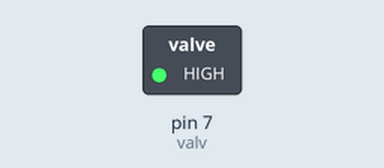
Simulated run of this sketch. Board: Arduino Uno, built with avr-gcc and run on an emulated ATmega328P. Parts: switched loads named in the sketch (green lamp = pin HIGH).

Above: at 0.1 s.
Timing chart, 0 to 1.6 s (numbered marks = the images above):
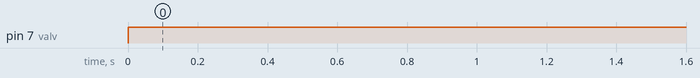

Measured:
- by itself, pin 7 (valv): LOW → HIGH at 0.00 s

The sketch:

Code.ino
```cpp
// Librerías del proyecto
#include <Wire.h>

// Declaración de las variables para el control del tiempo
float Ttotal = 1.0;
long long horas = 0.0;

// Declaración de las variables para los potenciómetros
int potRiego = A0;
int potReposo = A1;
int potTotal = A2;

// Declaración de la variable para activar la válvula
int valv = 7;


// Función set up
void setup() {

  // Declaración del comportamiento de las terminales del Arduino
  pinMode(potRiego, INPUT);
  pinMode(potReposo, INPUT);
  pinMode(potTotal, INPUT);
  pinMode(valv, OUTPUT);
}


// Ciclo loop
void loop() {

  // Valor temporal del inicio del ciclo
  unsigned long inicio = millis();

  // Verificación para determinar si aun es tiempo de riego
  if( horas < Ttotal ){

    // Lectura del tiempo de riego y conversión a segundos
    unsigned int riego = analogRead(potRiego);
    float Triego = (float(riego) * 10/1023) * 1000*60;

    // Lectura del tiempo de reposo y conversión a segundos
    unsigned int reposo = analogRead(potReposo);
    float Treposo = (float(reposo) * 60/1023) * 1000*60;

    // Lectura del tiempo total de riego y conversión a segundos
    unsigned int total = analogRead(potTotal);
    Ttotal = (float(total) * 12/1023) * 1000*3600;

    // Activación y desactivación de la válvula con base en los tiempos leídos
    digitalWrite(valv, HIGH);
    delay(Triego);
    digitalWrite(valv, LOW);
    delay(Treposo);
  }
  // Cálculo de las 24 horas del día (1000*60*60*24)
  long long diaCompleto = 86400000UL;

  // Verificación del tiempo total transcurrido
  if( horas > diaCompleto ){
    horas = 0;
  }

  delay(1000);

  // Valor temporal del final del ciclo
  unsigned long final = millis();

  // Cálculo del total de horas transcurridas
  horas = horas + abs(final-inicio);
}
```
